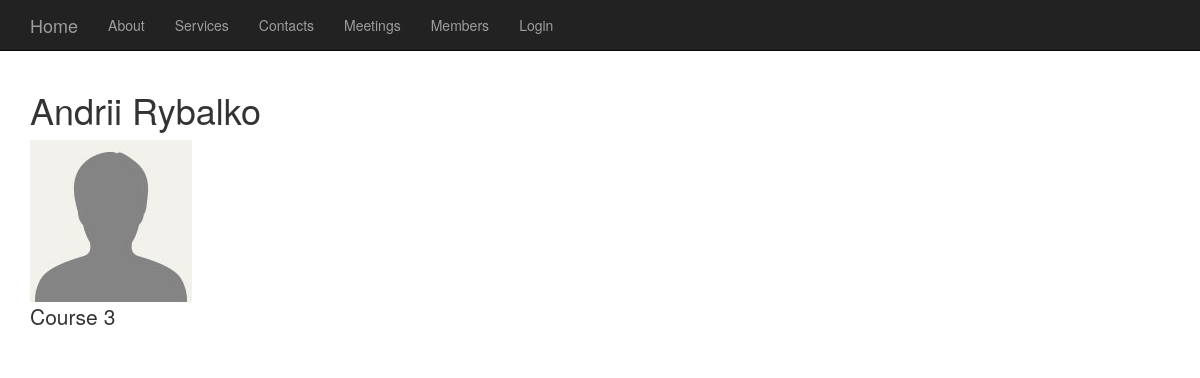
The app's page /members/student/6/ with its own data.
### members/models.py (models this page shows, shortened)
class Student(models.Model):
    user = models.OneToOneField(User, on_delete=models.CASCADE)
    course = models.IntegerField(default=3)
    position = models.CharField(max_length=50, default='none')
    join_date = models.DateField('date joined', auto_now=True)
    photo = models.ImageField(upload_to='students', default='default.jpg')
    photo_small = models.ImageField(upload_to='students_small', default='default_small.jpg', editable=False)

### members/views.py (the view)
# urls.py: url(r'^student/(?P<pk>[0-9]+)/$', views.DetailStudentView.as_view(), name='student_detail'),
class DetailStudentView(generic.DetailView):
    model = Student
    template_name = 'members/detail_stud.html'

### members/templates/members/detail_stud.html (shortened to what this page needs)
<!DOCTYPE html>
<!DOCTYPE html>
<html lang="en">
{% load staticfiles %}
<head>
    <link href="{%static 'bootstrap.min.css'%}" rel="stylesheet">
    <link href="{%static 'blog-post.css'%}" rel="stylesheet">
</head>
<body>
    {% include "menu.html"%}
<div class="container">
        <div class="row">
            <div class="col-lg-8">
                <h1>{{ student.user.first_name }} {{ student.user.last_name }}</h1>
                <img src="{{ student.photo.url }}">
                <p class="lead">Course {{ student.course }}</p>
                </div>
            </div>
    </div>
</body>
</html>

### static/blog-post.css (style rules this page uses)
body { padding-top: 70px; }

### records on screen
Student: user.first_name "Andrii", user.last_name "Rybalko", photo (placeholder picture), course "3"
